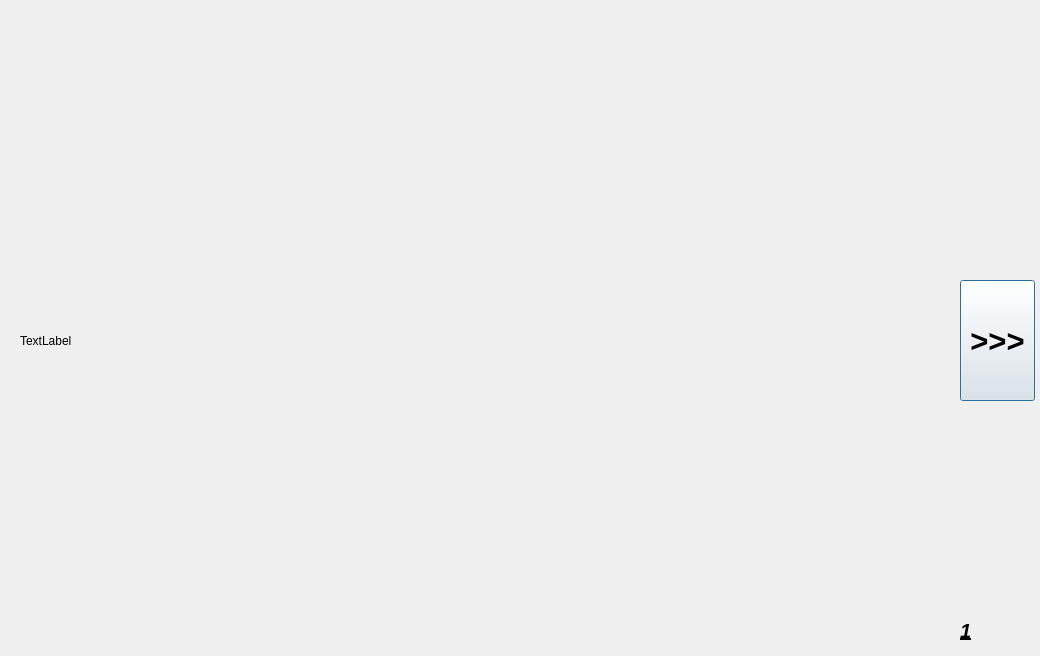
<?xml version="1.0" encoding="UTF-8"?>
<ui version="4.0">
 <class>cours1</class>
 <widget class="QDialog" name="cours1">
  <property name="geometry">
   <rect>
    <x>0</x>
    <y>0</y>
    <width>1040</width>
    <height>656</height>
   </rect>
  </property>
  <property name="windowTitle">
   <string>Dialog</string>
  </property>
  <widget class="QLabel" name="label_pic">
   <property name="geometry">
    <rect>
     <x>20</x>
     <y>10</y>
     <width>931</width>
     <height>661</height>
    </rect>
   </property>
   <property name="text">
    <string>TextLabel</string>
   </property>
  </widget>
  <widget class="QPushButton" name="pushButton">
   <property name="geometry">
    <rect>
     <x>960</x>
     <y>280</y>
     <width>75</width>
     <height>121</height>
    </rect>
   </property>
   <property name="font">
    <font>
     <pointsize>23</pointsize>
     <bold>true</bold>
    </font>
   </property>
   <property name="text">
    <string>&gt;&gt;&gt;</string>
   </property>
  </widget>
  <widget class="QLabel" name="label_2">
   <property name="geometry">
    <rect>
     <x>960</x>
     <y>600</y>
     <width>101</width>
     <height>61</height>
    </rect>
   </property>
   <property name="font">
    <font>
     <pointsize>15</pointsize>
     <italic>true</italic>
     <bold>true</bold>
     <underline>true</underline>
     <strikeout>false</strikeout>
    </font>
   </property>
   <property name="text">
    <string>1</string>
   </property>
  </widget>
 </widget>
 <resources/>
 <connections/>
</ui>
